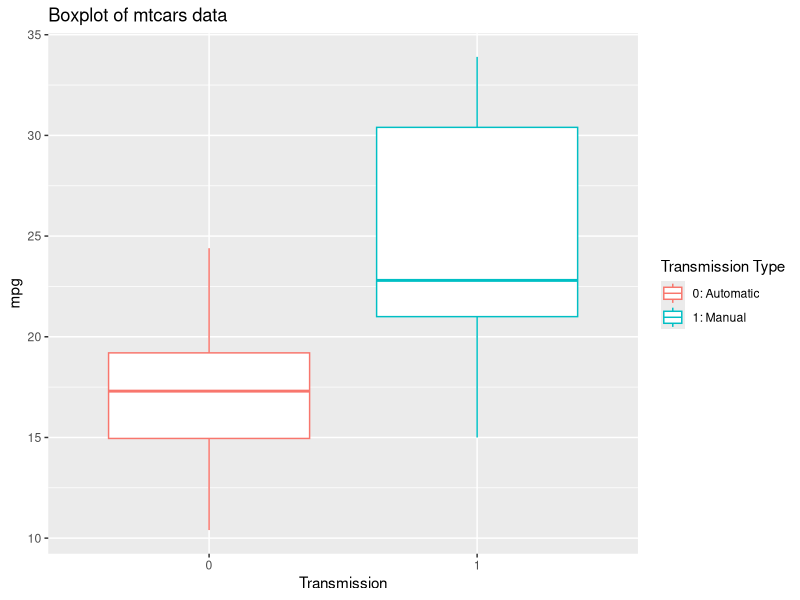
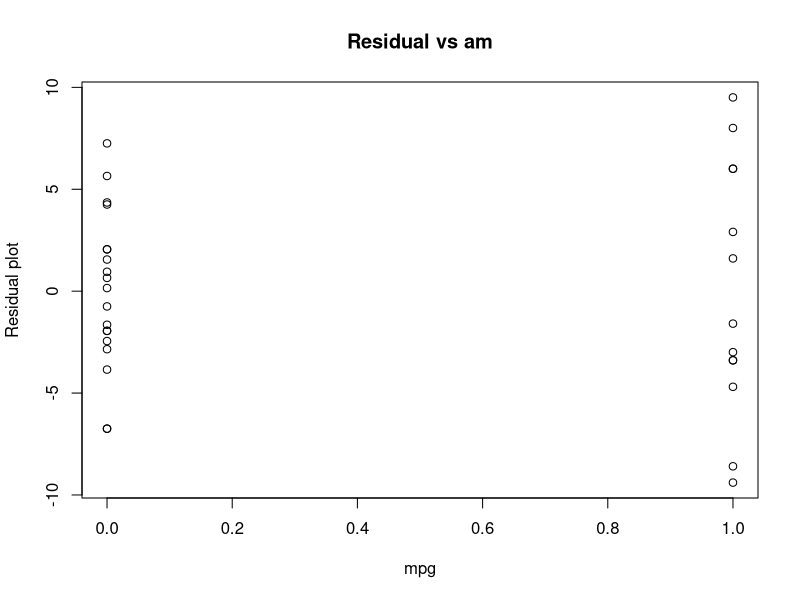

These charts were generated, in order, by the following R code:
## ---- chunk 1
# Load knitr library
library(knitr)
data(mtcars)
# Subset the data frame to have only "mpg" and "am" columns"
data <- mtcars[, c("mpg","am")]
# Summary of the mtcars
summary(data)
# Observe the structure of the data
str(data)
## ---- chunk 2
# Linear model fit
lmfit <- lm(mpg~am, data)
summary(lmfit)$coefficients
## ---- chunk 3
# lmfit coefficients confidence interval
confint(lmfit)
## ---- chunk 4
library(ggplot2)
# Boxplot of the data
p <- ggplot(data, aes(x=as.factor(am), y=mpg, color=factor(am, labels = c("0: Automatic", "1: Manual")))) + geom_boxplot() + labs(title = "Boxplot of mtcars data")+ xlab("Transmission")+ylab("mpg")+labs(color="Transmission Type")
p

## ---- chunk 5
# Residual plot of lmfit model
plot(data$am, resid(lmfit), ylab="Residual plot", xlab="mpg", main = "Residual vs am")
